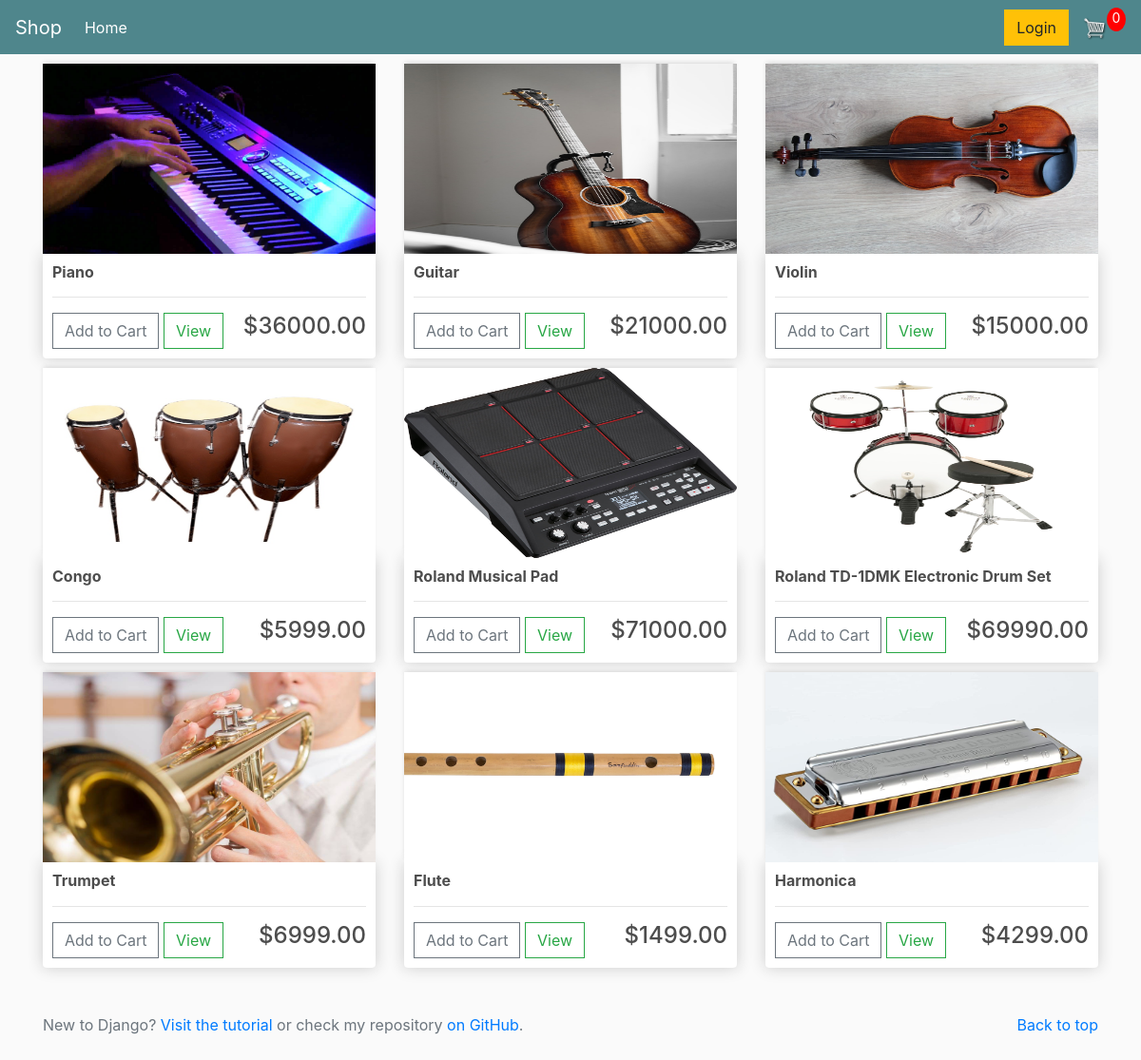
The page / on the database its author committed.
### store/models.py (models this page shows, shortened)
class Product(models.Model):
    name = models.CharField(max_length=200, null=True)
    price = models.DecimalField(max_digits=7, decimal_places=2)
    description = models.TextField(blank=True)
    digital = models.BooleanField(default=False, null=True, blank=False)
    image = models.ImageField(null=True, blank=True)
    @property
    def imageURL(self):
        try:
            url = self.image.url
        except:
            url = 'img/placeholder.png'
        return url
    class Meta:
        verbose_name = 'Product'
        verbose_name_plural = 'Products'

### store/views.py (the view)
# urls.py: path('', include('store.urls')),
def store(request):
    data = cartData(request)
    cartItems = data['cartItems']
    template_name = 'store/store.html'
    products = Product.objects.all()
    context = {'products': products, 'cartItems': cartItems}
    return render(request, template_name, context)

### store/utils.py (called while the page is built, shortened)
def cookieCart(request):
    try:
        cart = json.loads(request.COOKIES['cart'])
    except:
        cart = {}
    print(cart)
    items = []
    order = {'get_cart_total':0, 'get_cart_items':0, 'shipping':False}
    cartItems = order['get_cart_items']
    return {'cartItems': cartItems, 'order': order, 'items': items}

def cartData(request):
    if request.user.is_authenticated:
        customer = request.user.customer
        order, created = Order.objects.get_or_create(customer=customer, complete=False)
        items = order.orderitem_set.all()
        cartItems = order.get_cart_items
    else:
        cookieData = cookieCart(request)
        cartItems = cookieData['cartItems']
        items = cookieData['items']
        order = cookieData['order']
    return {'cartItems': cartItems, 'order': order, 'items': items}

### templates/store/store.html
{% extends 'store/main.html' %}
{% load static %}
{% block content %}
    <div class="row">
        {% for product in products %}
        <div class="col-lg-4">
            <img class="thumbnail" src="{{product.imageURL}}" alt="">
            <div class="box-element product">
                <h6><strong>{{product.name}}</strong></h6>
                <hr>
                <button data-product="{{product.id}}" data-action="add" class="btn btn-outline-secondary add-btn update-cart">Add to Cart</button>
                <a class="btn btn-outline-success" href="{% url 'store:view' product.id %}">View</a>
                <h4 style="display: inline-block; float: right">${{product.price|floatformat:2}}</h4>
            </div>
        </div>
        {% endfor %}
    </div>
{% endblock %}

### templates/store/main.html (shortened to what this page needs)
<!DOCTYPE html>
{% load static %}
<html lang="en">
<head>
    <link rel="stylesheet" href="https://stackpath.bootstrapcdn.com/bootstrap/4.5.0/css/bootstrap.min.css">
    <link rel="stylesheet" href="{% static 'store/css/main.css' %}">
</head>
<body>
    {% include 'store/includes/navbar.html' %}
    <div class="container">
        {% block content %}
        {% endblock %}
    </div>
    {% include 'store/includes/footer.html' %}
</body>
</html>

### templates/store/includes/navbar.html (shortened to what this page needs)
{% load static %}
<nav class="navbar navbar-expand-lg navbar-dark bg-dark">
    <a class="navbar-brand" href="{% url 'store:store' %}">Shop</a>
    <div class="collapse navbar-collapse" id="navbarSupportedContent">
      <ul class="navbar-nav mr-auto">
        <li class="nav-item active">
          <a class="nav-link" href="{% url 'store:store' %}">Home <span class="sr-only">(current)</span></a>
        </li>
      </ul>
      <div class="form-inline my-2 my-lg-0">
          <a href="/admin" class="btn btn-warning">Login</a>
          <a href="{% url 'store:cart' %}"><img src="{% static 'store/img/cart.png' %}" id="cart-icon" alt="cart image"></a>
          <p id="cart-total">{{cartItems}}</p>
      </div>
    </div>
</nav>

### templates/store/includes/footer.html
<footer class="text-muted py-5">
    <div class="container">
      <p class="float-right mb-1">
        <a href="#">Back to top</a>
      </p>
      <p class="mb-0">New to Django? <a href="https://www.youtube.com/watch?v=_ELCMngbM0E" target="_blank">Visit the tutorial</a> or check my repository <a href="https://github.com/mezgoodle/django-shop" target="_blank">on GitHub</a>.</p>
    </div>
</footer>

### static/store/css/main.css (style rules this page uses)
body { background-color: hsl(0, 0%, 98%); }
h1, h2, h3, h4, h5, h6 { color:hsl(0, 0%, 30%); }
.box-element { box-shadow:hsl(0, 0%, 80%) 0 0 16px; background-color: #fff; border-radius: 4px; padding: 10px; }
.thumbnail { width: 100%; height: 200px; -webkit-box-shadow: -1px -3px 5px -2px rgba(214,214,214,1); -moz-box-shadow: -1px -3px 5px -2px rgba(214,214,214,1); box-shadow: -1px -3px 5px -2px rgba(214,214,214,1); }
.product { border-radius: 0 0 4px 4px; }
.bg-dark { background-color: #4f868c!important; }
#cart-icon { width:25px; display: inline-block; margin-left: 15px; }
#cart-total { display: block; text-align: center; color:#fff; background-color: red; width: 20px; height: 25px; border-radius: 50%; font-size: 14px; }
.col-lg-4, .col-lg-6, .col-lg-8, .col-lg-12 { margin-top: 10px; }
.btn { border-radius: 0; }

### rows shown on the page
Product: imageURL (picture), name "Piano", price "36000.00"
Product: imageURL (picture), name "Guitar", price "21000.00"
Product: imageURL (picture), name "Violin", price "15000.00"
Product: imageURL (picture), name "Congo", price "5999.00"
Product: imageURL (picture), name "Roland Musical Pad", price "71000.00"
Product: imageURL (picture), name "Roland TD-1DMK Electronic Drum Set", price "69990.00"
Product: imageURL (picture), name "Trumpet", price "6999.00"
Product: imageURL (picture), name "Flute", price "1499.00"
Product: imageURL (picture), name "Harmonica", price "4299.00"

### other values the page prints
{{ cartItems }} "0"
